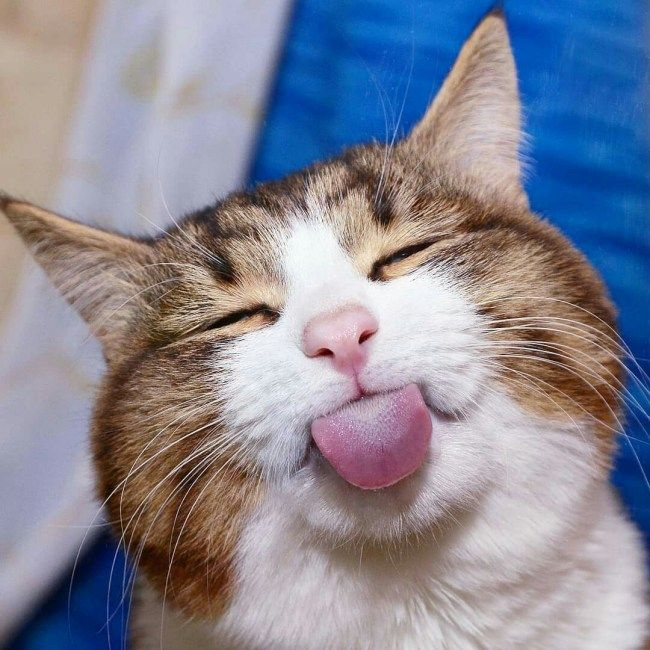
#> input picture ML/labs/lab02/cat.jpg, 650 x 650 px
$ jupyter execute --allow-errors ml02-svd.ipynb   (shell and % lines are left out)
#> lines starting #> are read from the running program, lines starting #| are printed output that depends on the picture
# ML lab 02
# SVD: dimensionality reduction, visualization, compression and more

[cell 1]
# Uncomment to upgrade packages
# !pip3 install pandas --user --upgrade --quiet
# !pip3 install numpy --user --upgrade --quiet
# !pip3 install scipy --user --upgrade --quiet
# !pip3 install statsmodels --user --upgrade --quiet
# !pip3 install seaborn --user --upgrade --quiet
# !pip3 install pillow --user --upgrade -- quiet
# !pip3 install matplotlib --user --upgrade --quiet

[cell 2]
import numpy as np
import pandas as pd

#> (the rest of this cell did not finish here and is left out)

---
## SECTION 1: Eigenvalues and eigenvectors

In linear algebra, an eigenvector or characteristic vector of a linear transformation is a non-zero vector that only changes by a scalar factor when that linear transformation is applied to it.

If the vector space is finite-dimensional, then the linear transformation can be represented as a square
matrix $ A $, and the vector $ q $ by a column vector, rendering the above mapping as a matrix multiplication on the
left hand side and a scaling of the column vector on the right hand side in the equation

$$ Aq = \lambda q $$

The set of all eigenvectors of a linear transformation, each paired with its corresponding eigenvalue, is called the
eigensystem of that transformation.

When we place all of these equations (corresponding to the $n$ eigenvalues with their eigenvectors), this leads to the eigendecomposition of $A$:

$$ AQ = Q \Lambda $$

Spelling this out:

$$
A \begin{bmatrix}\mathbf{q}_1\ \mathbf{q}_2\ \cdots\ \mathbf{q}_n\end{bmatrix} =
\begin{bmatrix}\mathbf{q}_1\ \mathbf{q}_2\ \cdots\ \mathbf{q}_n\end{bmatrix}
\begin{bmatrix}
    \lambda_1 & 0 & \dots & 0 \\
    0 & \lambda_2 & \dots & 0 \\
    \vdots & \vdots & \ddots & \vdots \\
    0 & 0 & \dots & \lambda_n
  \end{bmatrix} =
  \begin{bmatrix}\lambda_1\mathbf{q}_1\ \lambda_2\mathbf{q}_2\ \cdots\ \lambda_n\mathbf{q}_n\end{bmatrix}
$$

### Eigendecomposition of symmetric matrix $A\in {\mathbb R}^{n \times n}$

If a matrix $A\in {\mathbb R}^{n \times n}$ is symmetric and full-rank, then $A = Q\Lambda Q^T$.
More visually, if $\mathbf{q}_1,..,\mathbf{q}_n$ are the columns of $Q$ (eigenvectors of $A$), then:

$$
A = \begin{bmatrix}\mathbf{q}_1\ \mathbf{q}_2\ \cdots\ \mathbf{q}_n\end{bmatrix} \begin{bmatrix}
    \lambda_1 & 0 & \dots & 0 \\
    0 & \lambda_2 & \dots & 0 \\
    \vdots & \vdots & \ddots & \vdots \\
    0 & 0 & \dots & \lambda_n
  \end{bmatrix} \begin{bmatrix} \mathbf{q}_1^T\\ \mathbf{q}_2^T\\ \cdots\\ \mathbf{q}_n^T \end{bmatrix}
$$

1. $Q$ is orthonormal matrix (all vectors are orthogonal and have unit length); its columns are the eigenvectors of $A$ and form a basis; and so $Q^T Q = I$ and $Q^{-1} = Q^T$
2. $\Lambda$ is diagonal and contains all eigenvalues of $A$

This factorization allows us to compute certain operations very efficiently, e.g.:

- powers of A: $A^k = (Q\Lambda Q^T)^k = (Q\Lambda Q^T) (Q\Lambda Q^T) \ldots (Q\Lambda Q^T) = Q \Lambda^k Q^T$
- inverse of A: $A^{-1} = (Q\Lambda Q^T)^{-1} = Q \Lambda^{-1} Q^T$

[cell 3]
from numpy.linalg import eig, inv

# generate random symmetric matrix
n=5
a = np.random.randint(50, size=(n, n))
A = np.tril(a) + np.tril(a, -1).T
print(A)

[cell 4]
eigvalues, eigvectors = eig(A)

print(eigvalues)
print(eigvectors)

[cell 5]
print(A @ eigvectors)
print()
print(eigvectors @ np.diag(eigvalues))

check the condition that  $Aq = \lambda q$ for all $q$ and $\lambda$:

[cell 6]
# make sure they are the same..
np.allclose(A @ eigvectors, eigvectors @ np.diag(eigvalues))

---
## SECTION 2: SVD, what it is, how to compute it

### Singular Value Decomposition of a rectangular matrix $A\in\mathbb{R}^{m \times n}$

Any matrix $A\in\mathbb{R}^{m \times n}$ with $m>n$ can be expressed as
$$A = U \Sigma V^T$$

where:

- $U \in\mathbb{R}^{m \times n}$ has orthonormal columns (so $U^T U = I$)
- $\Sigma\in\mathbb{R}^{n \times n}$ is diagonal and contains the singular values in its diagonal
- $V\in\mathbb{R}^{n \times n}$ has orthonormal rows and columns (so $V^T V = I$, $V V^T = I$ and $V^{-1} = V^T$)

With matrices spelled out, this is:

$$
\begin{aligned}A &= \begin{bmatrix}\mathbf{u}_1\ \mathbf{u}_2\ \cdots\ \mathbf{u}_n\end{bmatrix} \begin{bmatrix}
    \sigma_1 & 0 & \dots & 0 \\
    0 & \sigma_2 & \dots & 0 \\
    \vdots & \vdots & \ddots & \vdots \\
    0 & 0 & \dots & \sigma_n
  \end{bmatrix} \begin{bmatrix} \mathbf{v}_1^T\\ \mathbf{v}_2^T\\ \cdots\\ \mathbf{v}_n^T \end{bmatrix} \\ \\
  &= \sigma_1\mathbf{u}_1\mathbf{v}_1^T + \sigma_2\mathbf{u}_2\mathbf{v}_2^T + ... + \sigma_n\mathbf{u}_n\mathbf{v}_n^T
  \end{aligned}
 $$

The case where $m < n$ is the same, with different sizes for the matrices:

- $U \in\mathbb{R}^{m \times m}$ has orthonormal columns (so $U^T U = I$)
- $\Sigma\in\mathbb{R}^{m \times m}$ is diagonal and contains the singular values in its diagonal
- $V\in\mathbb{R}^{m \times n}$ has orthonormal rows and columns (so $V^T V = I$, $V V^T = I$ and $V^{-1} = V^T$)

For a visual illustration:

| |  |
|:------------:|:-------------:|

### Computing the SVD of a rectangular matrix $A\in\mathbb{R}^{m \times n}$

The nonzero singular values of $A\in\mathbb{R}^{m \times n}$ are the (positive) square roots of the nonzero eigenvalues of $A^T A$ and $A A^T$

- Let $A = U\Sigma V^T$ be the SVD decomposition of $A$
- Then $A^T A = (U\Sigma V^T)^T U\Sigma V^T = V^{TT}\Sigma^T U^T U\Sigma V^T = V \Sigma^2 V^T$ so $V$ contains the eigenvectors of $A^T A$ and $\sigma_i^2$ are its eigenvalues
- Also  $A A^T = U\Sigma V^T (U\Sigma V^T)^T = U\Sigma V^T V^{TT}\Sigma^T U^T  = U \Sigma^2 U^T$ so $U$ contains the eigenvectors of $A A^T$ and $\sigma_i^2$ are its eigenvalues

So the algorithm for computing SVD decomposition of $A$ is:

1. If $m<n$:
    - Compute eigendecomposition $U \Lambda U^T$ of $A A^T$
    - Set $\Sigma = \Lambda^{\frac{1}{2}}$
    - Set $V^T = \Sigma^{-1} U^T A$
2. If $n<m$:
    - Compute eigendecomposition $V \Lambda V^T$ of $A^T A$
    - Set $\Sigma = \Lambda^{\frac{1}{2}}$
    - Set $U = A V \Sigma^{-1}$

---
## SECTION 3: Computation of least squares solution

Let us look closely at the solution for coefficients $\mathbf{\theta}$ via minimization of the least squared error:

$$\mathbf{\theta}_{lse} = (\mathbf{X}^T\mathbf{X})^{-1}\mathbf{X}^T\mathbf{y}$$

- $\mathbf{X} \in {\mathbb R}^{n \times (d+1)}$
- $\mathbf{X}^T\mathbf{X} \in {\mathbb R}^{(d+1) \times (d+1)}$
- If $\mathbf{X}$ has independent columns, then $\mathbf{X}^T\mathbf{X}$ is invertible
- Inverting this matrix can have numerical problems and so the SVD is used instead

The term $(\mathbf{X}^T\mathbf{X})^{-1}\mathbf{X}^T$ is called the *pseudoinverse* of $X$. In fact:

$$pinv(X) X = (\mathbf{X}^T\mathbf{X})^{-1}\mathbf{X}^T X = I$$

### Computing least squares solution via the SVD

Let $\mathbf{X} = U \Sigma V^T$ be the SVD  decomposition of data matrix $\mathbf{X}$

Then:
$$
\begin{aligned}
\mathbf{\theta}_{lse} &=  (\mathbf{X}^T\mathbf{X})^{-1}\mathbf{X}^T\mathbf{y} \\
  &= ((U \Sigma V^T)^T U \Sigma V^T)^{-1} (U \Sigma V^T)^T \mathbf{y} \\
  &= (V\Sigma U^T U\Sigma V^T)^{-1} V \Sigma U^T\mathbf{y} \\
  &= (V \Sigma^2 V^T)^{-1} V \Sigma U^T\mathbf{y} \\
  &= (V^T)^{-1} \Sigma^{-2} V^{-1} V \Sigma U^T \mathbf{y} \\
  &= V \Sigma^{-1} U^T \mathbf{y} \\
\end{aligned}
$$

#> (a cell that did not finish here is left out)

#> (a cell that did not finish here is left out)

#> (a cell that did not finish here is left out)

[cell 10]
# compute theta the pseudoinverse way
from numpy.linalg import pinv

#> (the rest of this cell did not finish here and is left out)

[cell 11]
# compute theta the SVD way
from numpy.linalg import svd

#> (the rest of this cell did not finish here and is left out)

#> (a cell that did not finish here is left out)

---
## SECTION 4: Compressing images with SVD

In this section we will see a fun application of (truncated) SVD that allows us to compress images. Remember that
we defined the SVD of a rectangular matrix $A\in\mathbb{R}^{m \times n}$ as
$$A = U \Sigma V^T$$

It is instructive to think of the multiplications as the sum of rank-1 matrices with the same shape as $A$:

$$
A = \sigma_1\mathbf{u}_1\mathbf{v}_1^T + \sigma_2\mathbf{u}_2\mathbf{v}_2^T + ... + \sigma_n\mathbf{u}_n\mathbf{v}_n^T
$$

We can use only the first $k$ terms in this sum to represent $A$, having to store only $k$ singular values $\sigma_1 \dots \sigma_k$ and $2k$ vectors $\mathbf{u}_1,\dots,\mathbf{u}_k$ and $\mathbf{v}_1,\dots,\mathbf{v}_k$. So we go from storing $n\times m$ values to storing $k (1 + n + m)$
where $k \ll min(n,m)$

## First, let us load a random image..

[cell 13]
from PIL import Image
import matplotlib.pyplot as plt

image = Image.open('cat.jpg')
#> image is the input picture: PIL image 650x650 RGB; mean R, G, B 135.4, 135.7, 149.8
A = np.array(image)
plt.imshow(image)
plt.axis('off')
plt.show()
A.shape
#> Out = (650, 650, 3)

[cell 14]
#convert to 2D image from 3 RGB channels

X = np.mean(A, axis=2)
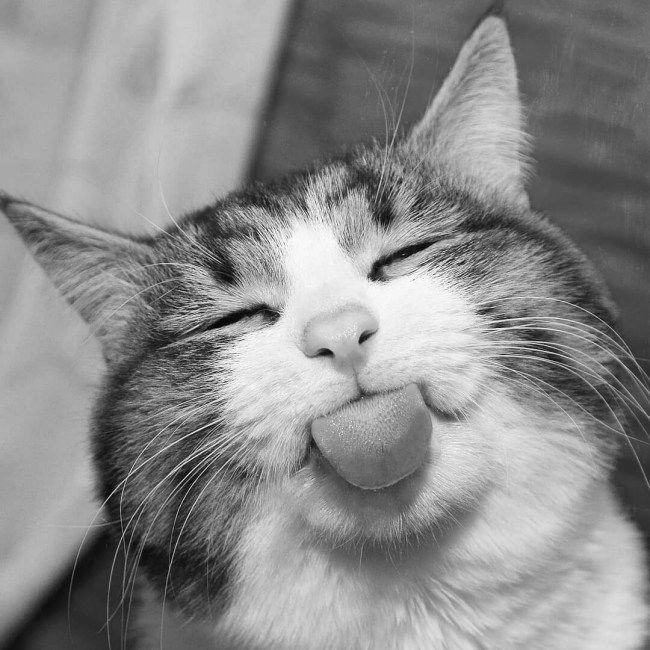
#> X: shape (650, 650) float64; min 2, max 255, mean 140.3
plt.imshow(X, cmap=plt.cm.gray)
plt.axis('off')
X.shape
#> Out = (650, 650)

## Perform SVD decomposition on $X$

[cell 15]
U,d,Vt = svd(X)
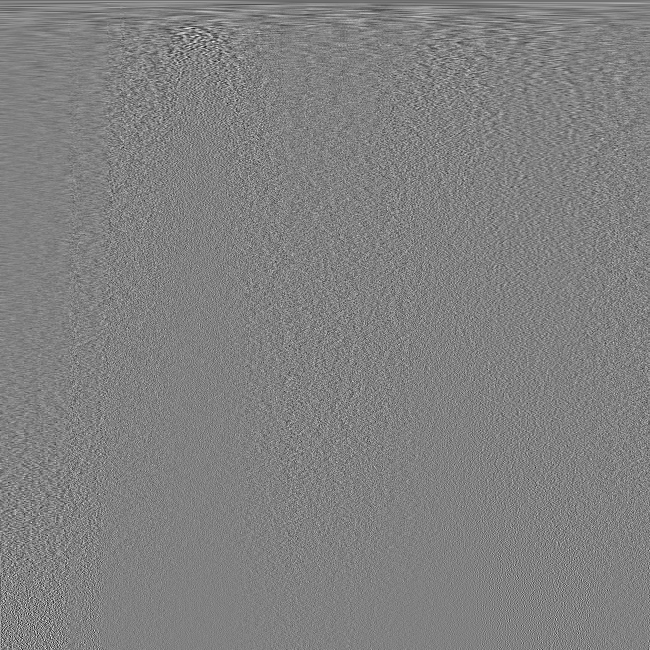
#> Vt: shape (650, 650) float64; min -0.281, max 0.273, mean -5.01e-05; drawn with min black and max white
#> d = 650 values, max 92304.8 at index 0, min 0.0288 at index 649, mean 553.2
D = np.diag(d)

np.allclose(X, U @ D @ Vt)
#> Out = True

[cell 16]
# k looping through sequence of powers of 2
m,n = X.shape
#> m = 650; n = 650
j = 0
plt.figure(figsize=(14, 6))
for k in [1 << i for i in range(10)]:
    plt.subplot(2,5,j+1)
    j += 1
    ## construct approximation of X with first $k$ dimensions
    X_approx = U[:,:k] @ D[:k,:k] @ Vt[:k,:]
    plt.imshow(X_approx, cmap=plt.cm.gray)
    plt.axis('off')
    plt.title('k = ' + str(k))
#> this loop made 10 passes
#> pass 1, `X_approx = U[:,:k] @ D[:k,:k] @ Vt[:k,:]`:
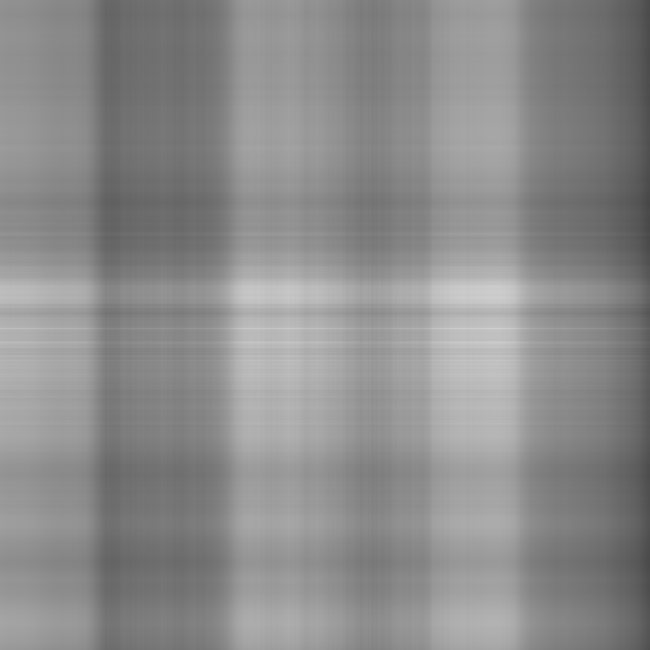
#> X_approx: shape (650, 650) float64; min 71.27, max 208.2, mean 140.2
#> pass 3, `X_approx = U[:,:k] @ D[:k,:k] @ Vt[:k,:]`:
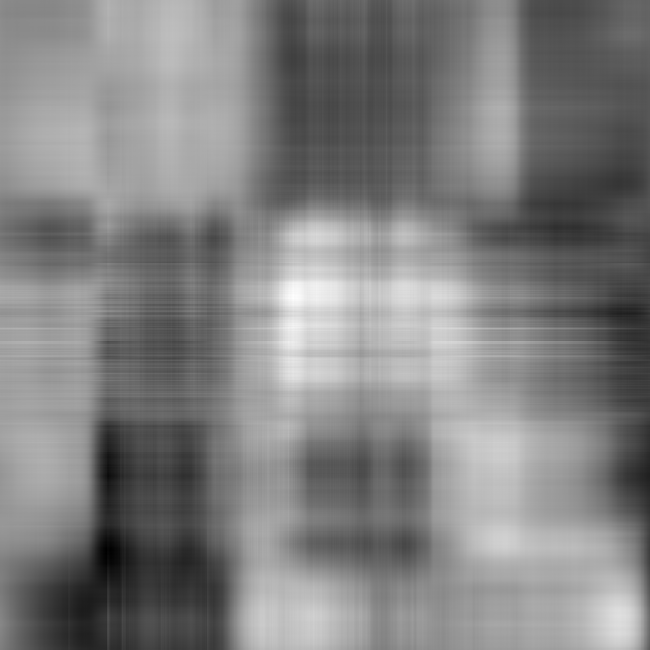
#> X_approx: shape (650, 650) float64; min 6.92, max 270.2, mean 140.3; drawn with min black and max white
#> after the loop, j = 10
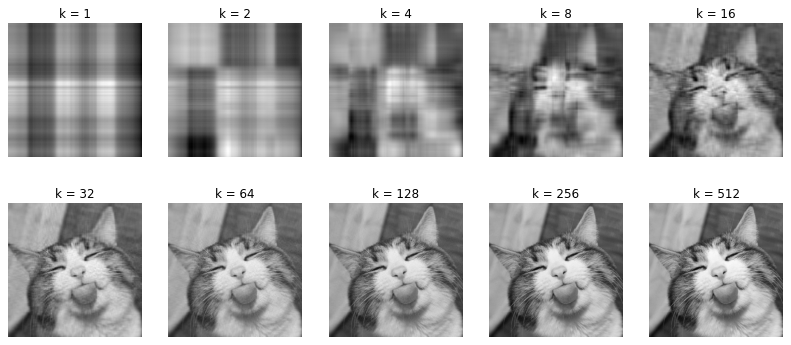
#> figure drawn by matplotlib, 10 panels

### Plotting singular values

[cell 17]
plt.figure(figsize=(16,4))
plt.subplot(131)
plt.plot(d)
plt.title('Singular values')

plt.subplot(132)
plt.semilogy(d)
plt.title('Singular values in log scale')

plt.subplot(133)
plt.plot(np.cumsum(d) / np.sum(d))
plt.title('Cumulative sum of singular values')
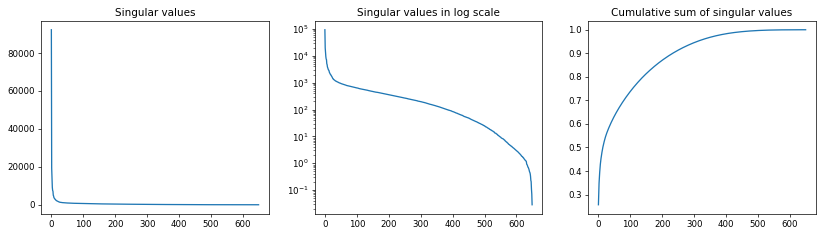
#> figure drawn by matplotlib, 3 panels; panel 1: curve peaks at x = 0, y = 92304.8; panel 2: curve peaks at x = 0, y = 92304.8; panel 3: curve peaks at x = 649, y = 1

---
## SECTION 4: Eigenfaces

In this last section we are going to apply SVD to a **collection** of images, each image will be a "row" in a matrix and we will perform SVD on this
matrix in order to come with the eigenvalues and eigenvectors of a collection of faces downloaded from UMass's [Labeled Faces in the Wild](http://vis-www.cs.umass.edu/lfw/index.html).

In the provided zipfile of this week's lab session you should find a directory named `faces` containing 13.233 images of faces. We are going to use these as database to construct the eigenfaces.

### First load all images from `faces` directory

[cell 18]
import os

imagefiles = [image for image in os.listdir('faces') if not image.startswith('.')]
#> imagefiles = ['Antonio_Trillanes_0002.jpg', 'Ariel_Sharon_0044.jpg', 'Barbara_Bach_0001.jpg']
n = len(imagefiles)
#> n = 3

[cell 19]
# size of first image, we assume all images are the same size..
h, w = np.array(Image.open('faces/' + imagefiles[0]).convert("L")).shape
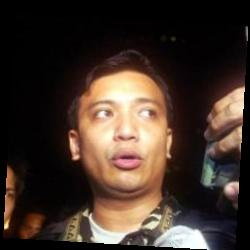
#> input picture ML/labs/lab02/faces/Antonio_Trillanes_0002.jpg, 250 x 250 px
#> h = 250; w = 250

print(f'Found {n} images of size {h} x {w}.')
#| Found 3 images of size 250 x 250.

### Perhaps there are too many images (svd will be extremely slow...) so select a random subset for analysis

[cell 20]
import random

random.seed(10)

n = 3000
#> (the rest of this cell did not finish here and is left out)

[cell 21]
X.shape
#> Out = (650, 650)

### Show random faces from our data

[cell 22]
plt.figure(figsize=(10, 10))
#> (the rest of this cell did not finish here and is left out)

### Compute mean face; substract mean face from all our faces (will work on centered data... so like PCA)

[cell 23]
mean_face = X.mean(axis=0)
#> mean_face = 650 values, max 170.5 at index 493, min 83.05 at index 649, mean 140.3
#> (the rest of this cell did not finish here and is left out)

[cell 24]
# center data
cX = X - mean_face
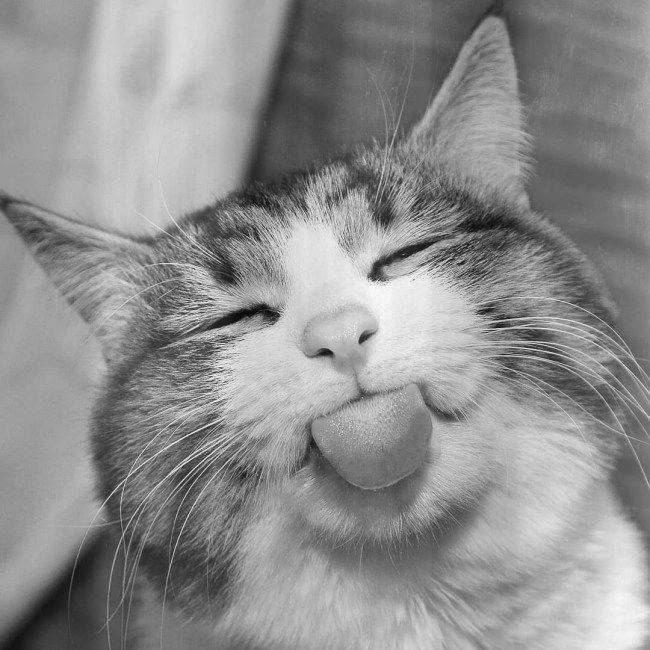
#> cX: shape (650, 650) float64; min -159.7, max 123.9, mean 0; drawn with min black and max white

### Redraw centered images

[cell 25]
plt.figure(figsize=(10, 10))
#> (the rest of this cell did not finish here and is left out)

[cell 26]
U, d, Vt = svd(cX, full_matrices=False)
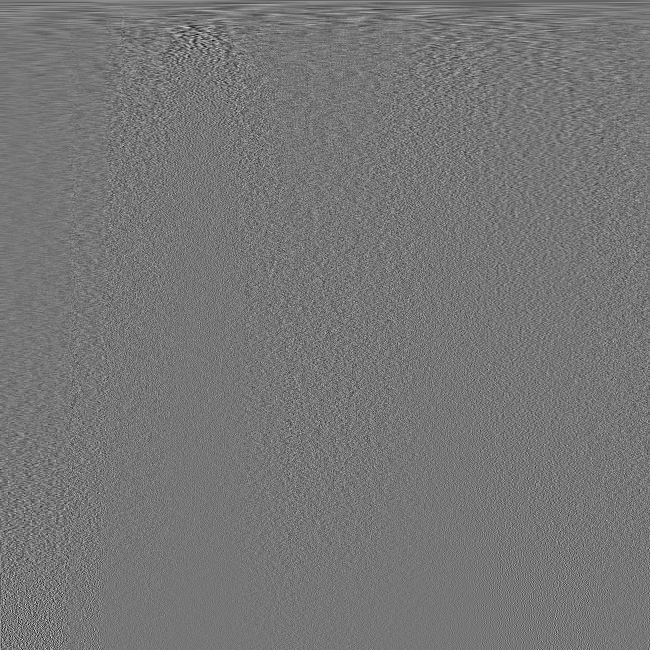
#> Vt: shape (650, 650) float64; min -0.281, max 0.323, mean 2.53e-05; drawn with min black and max white
#> d = 650 values, max 19652.7 at index 0, min 8.16e-12 at index 649, mean 416.8

[cell 27]
U.shape, d.shape, Vt.shape
#> Out = ((650, 650), (650,), (650, 650))

[cell 28]
# check it worked..
np.allclose(cX, U @ np.diag(d) @ Vt)
#> Out = True

### Show first eigenvectors..

[cell 29]
plt.figure(figsize=(10, 10))
#> (the rest of this cell did not finish here and is left out)

### Plot singular values

[cell 30]
plt.figure(figsize=(12,4))
plt.subplot(131)
plt.plot(d)
plt.title('Singular values')

plt.subplot(132)
plt.semilogy(d)
plt.title('Singular values in log scale')

plt.subplot(133)
plt.plot(np.cumsum(d) / np.sum(d))
plt.title('Cumulative sum of singular values')
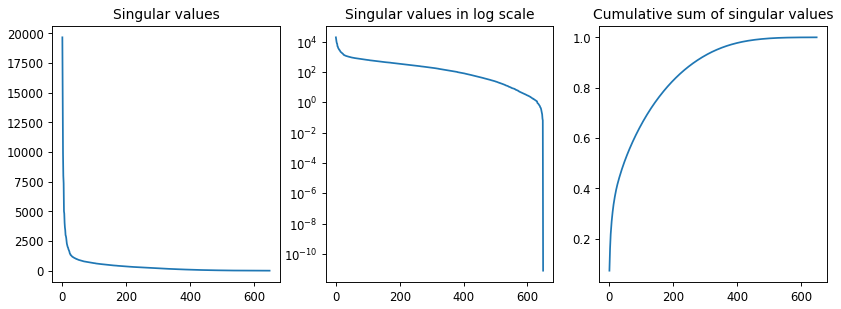
#> figure drawn by matplotlib, 3 panels; panel 1: curve peaks at x = 0, y = 19652.7; panel 2: curve peaks at x = 0, y = 19652.7; panel 3: curve peaks at x = 648, y = 1
